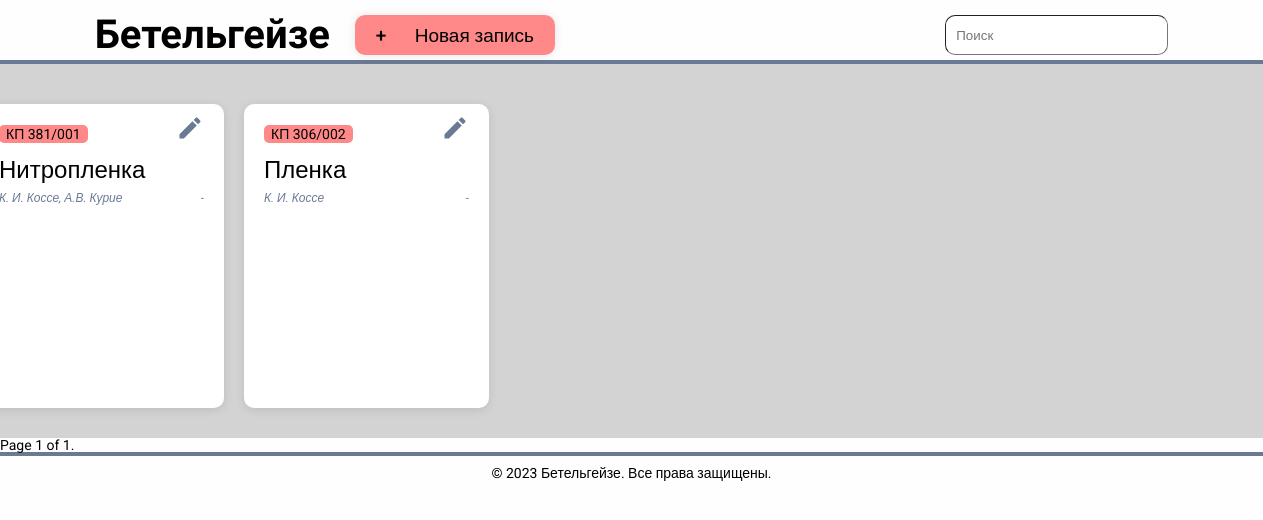
The app's page /, older data.
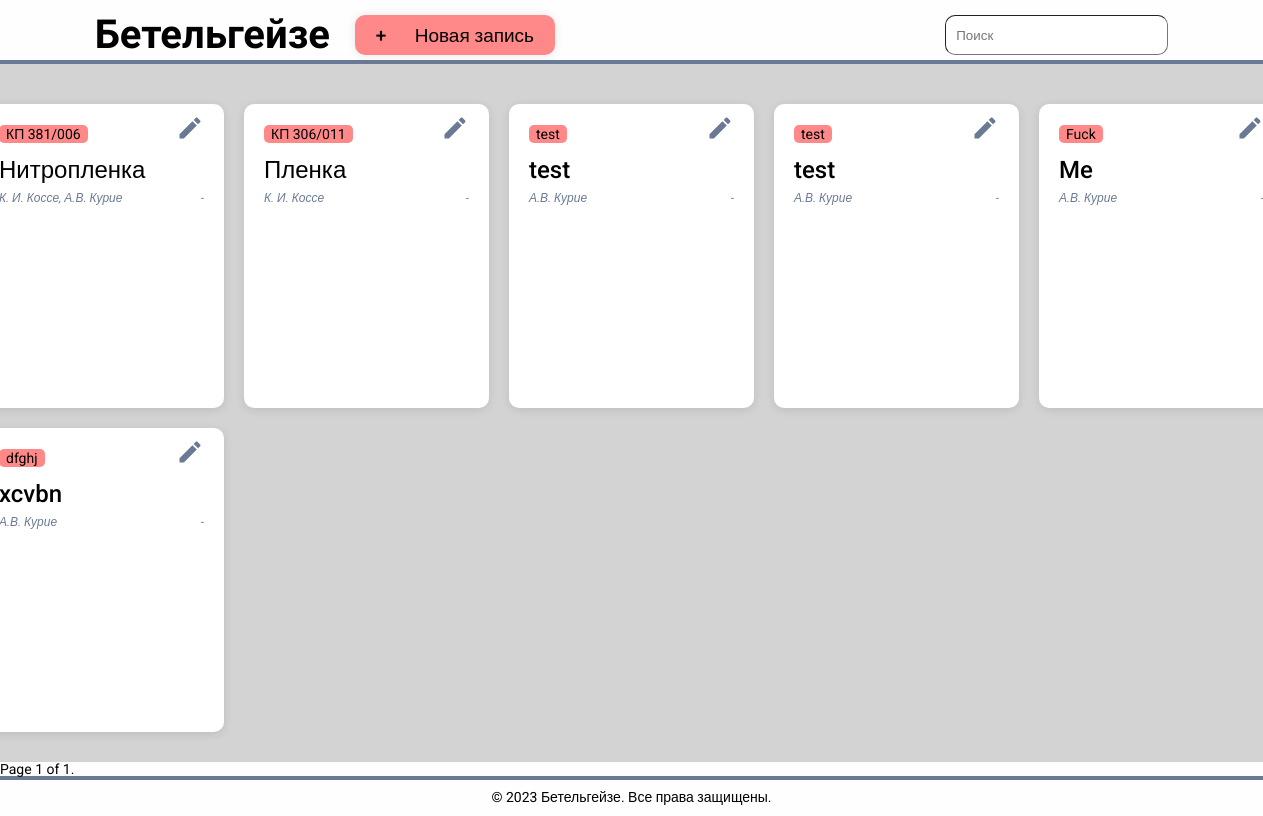
The same page, newer data.
### paper/models.py (models this page shows, shortened)
class Paper(models.Model):
    code = models.CharField(max_length=50)
    title = models.CharField(max_length=50)
    year_start = models.PositiveIntegerField(default=None, blank=True, null=True)
    year_end = models.PositiveIntegerField(default=None, blank=True, null=True)
    url = models.URLField(default=None, blank=True, null=True)
    subtitle = models.CharField(max_length=100, default=None, blank=True)
    authors = models.ManyToManyField(Author)
    year_restoration = models.PositiveIntegerField(default=None, blank=True, null=True)
    passepartout = models.BooleanField()
    thickness = models.PositiveIntegerField(default=None, blank=True, null=True)
    ph = models.DecimalField(max_digits=5, decimal_places=3, default=None, blank=True, null=True)
    def get_latest_image(self):
        latest_paper_image = self.image_set.order_by("-date_capture").first()
        if latest_paper_image:
            return latest_paper_image.color_positive
    def get_authors_as_string(self):
        return ", ".join([author.name for author in self.authors.all()])
    def get_years_as_string(self):
        year_start = str(self.year_start) if self.year_start is not None else ""
        year_end = str(self.year_end) if self.year_end is not None else ""
        return " - ".join([year_start, year_end])
    def get_absolute_url(self):
        return reverse("paper-update", kwargs={"pk": self.pk})

class Author(models.Model):
    name = models.CharField(max_length=50)

### paper/views.py (the view)
# urls.py: path("", views.PaperList.as_view(), name="paper-home"),
class PaperList(generic.ListView):
    model = Paper
    context_object_name = "papers"
    template_name = "paper/index.html"
    paginate_by = 10

### paper/templates/paper/index.html (shortened to what this page needs)
{% extends 'paper/base.html' %}
{% load static %}
{% block content %}
<main class="main" >
    <div class="gallery">
        <ul class="gallery__list">
            {% for p in papers%}
            <li class="list__card">
                <ul class="card__info">
                    <div class="card__id-and-btn">
                        <li class="card__id">{{p.code}}</li>
                        <li class="card__btn"><button class="card__redact"><a class="redact__link" href="{{p.get_absolute_url}}"></a></button></li>
                    </div>
                    <li class="card__title">{{p.title}}</li>
                    <div class="card__author-and-date">
                        <li class="card__author">   <i>{{ p.get_authors_as_string }}</i>   </li>
                        <li class="card__date"><i>{{ p.get_years_as_string }}</i></li>
                    </div>
                </ul>
            </li>
            {% endfor %}
        </ul>
    </div>
</main>
{% include "paper/pagination.html" with page=page_obj %}
{% endblock %}

Row changes from the older to the newer data that the page shows:
changed Paper "Нитропленка": code "КП 381/001" → "КП 381/006"
changed Paper "Пленка": code "КП 306/002" → "КП 306/011"
added Paper: code "test", title "test", get_authors_as_string "А.В. Курие", get_years_as_string "-"
added Paper: code "test", title "test", get_authors_as_string "А.В. Курие", get_years_as_string "-"
added Paper: code "Fuck", title "Me", get_authors_as_string "А.В. Курие", get_years_as_string "-"
added Paper: code "dfghj", title "xcvbn", get_authors_as_string "А.В. Курие", get_years_as_string "-"
